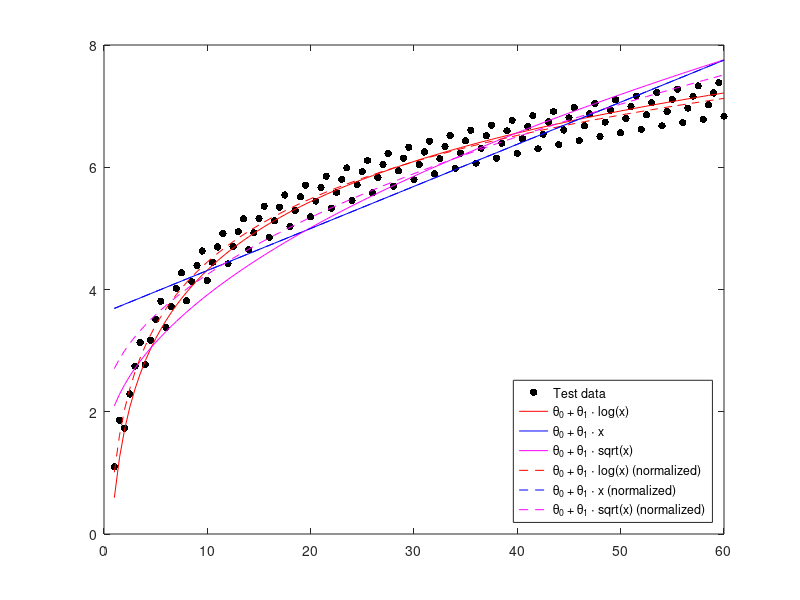
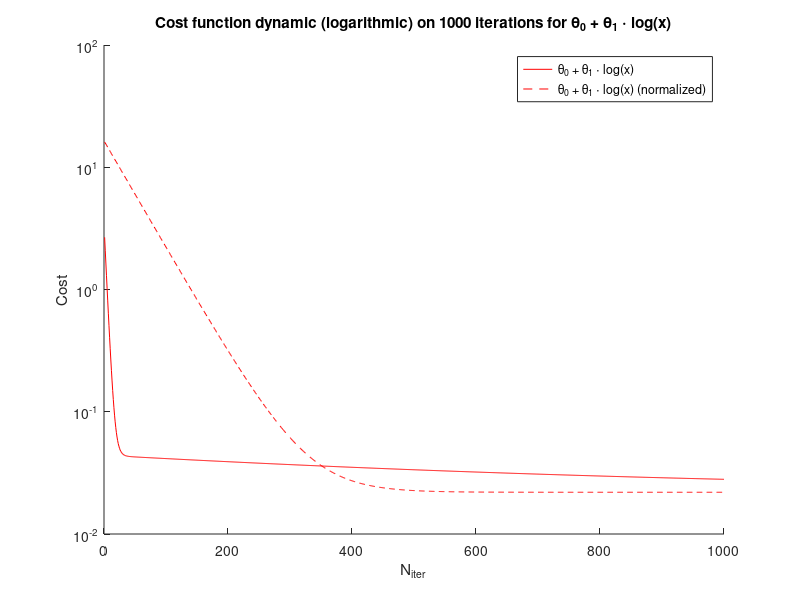
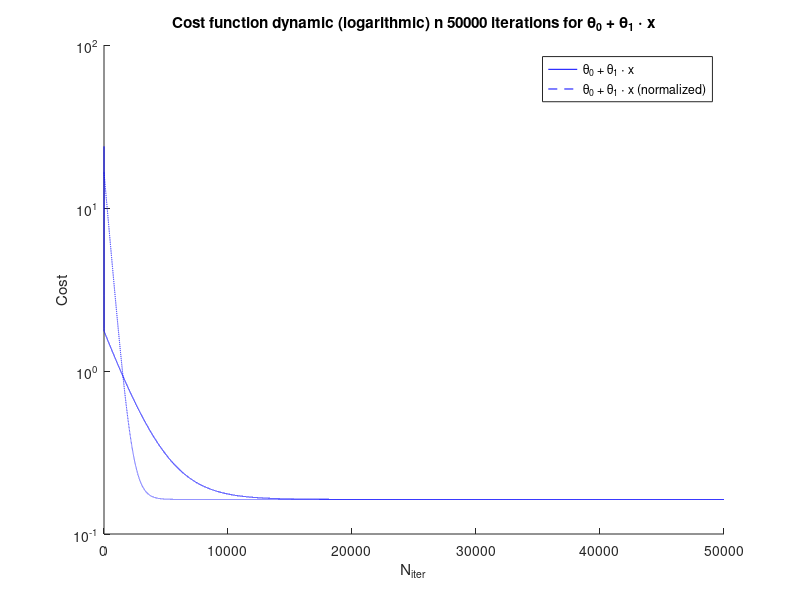
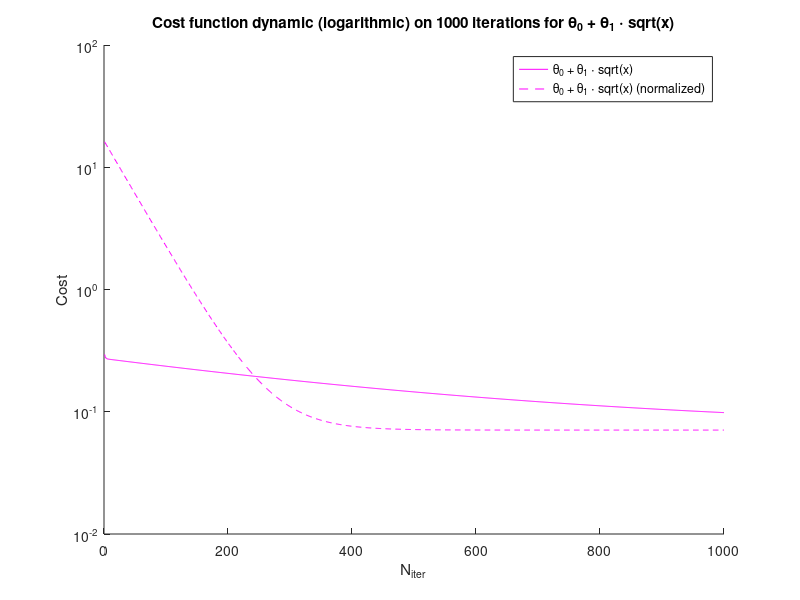

The MATLAB script that drew these images, in order:
close all force;
clear;
clc;

disp("--- You are running 'f01_simple_regression' file now ---")

% ------------------------ Functions ------------------------

function J = cost(X, y, theta)
    J = (1 / (2*rows(X))) * (norm(X*theta - y) ^ 2 );
endfunction

function [theta, J_history] = gradientDescent(X, y, theta, alpha, iteration_count)
    m = length(X);
    for i = 1:iteration_count
        theta = theta - (alpha / m) * X' * ( X * theta - y);
        J_history(i) = cost(X, y, theta);
    endfor
endfunction

function X_norm = featureNormalize(X)
    mu = mean(X);                     % we would've also needed to return mu and sigma if new values were to be predicted
    sigma = std(X);
    X_norm = (X - mu) ./ sigma;
endfunction

% -----------------------------------------------------------


x = [1:0.5:60]';
y = (1.5 * log(x) + log (rem(x, 2) + 2));              % some nice function :)
plot(x, y, '.k', 'marker', '.', 'markersize', 16);
m = length(x);                                         % count of training examples

                                 % Suppose we want to try approximating our function with three hypotheses:
X1 = [ones(m, 1), log(x)];       % 1) h_theta(x) = theta0 + theta1 * log(x)
X2 = [ones(m, 1), x];            % 2) h_theta(x) = theta0 + theta1 * x
X3 = [ones(m, 1), sqrt(x)];      % 3) h_theta(x) = theta0 + theta1 * sqrt(x)

% Same 3 hypotheses, now with normalized values
X1_norm = [ones(m, 1), featureNormalize(log(x))];
X2_norm = [ones(m, 1), featureNormalize(x)];
X3_norm = [ones(m, 1), featureNormalize(sqrt(x))];

theta = [0; 1];                  % Let's start with theta0 = 0 and theta1 = 0

alpha1 = 0.01;
iteration_count1 = 1000;

alpha2 = 0.001;
iteration_count2 = 50000;

alpha3 = 0.01;
iteration_count3 = 1000;

[theta1, J_history1] = gradientDescent(X1, y, theta, alpha1, iteration_count1);
[theta2, J_history2] = gradientDescent(X2, y, theta, alpha2, iteration_count2);
[theta3, J_history3] = gradientDescent(X3, y, theta, alpha3, iteration_count3);
[theta1_norm, J_history1_norm] = gradientDescent(X1_norm, y, theta, alpha1, iteration_count1);
[theta2_norm, J_history2_norm] = gradientDescent(X2_norm, y, theta, alpha2, iteration_count2);
[theta3_norm, J_history3_norm] = gradientDescent(X3_norm, y, theta, alpha3, iteration_count3);

hold on;                         % don't erase existing plot

plot(x, X1*theta1, '-r');
plot(x, X2*theta2, '-b');
plot(x, X3*theta3, '-m');
plot(x, X1_norm*theta1_norm, '--r');
plot(x, X2_norm*theta2_norm, '--b');
plot(x, X3_norm*theta3_norm, '--m');
legend('Test data','\theta_0 + \theta_1 \cdot log(x)','\theta_0 + \theta_1 \cdot x','\theta_0 + \theta_1 \cdot sqrt(x)', '\theta_0 + \theta_1 \cdot log(x) (normalized)','\theta_0 + \theta_1 \cdot x (normalized)','\theta_0 + \theta_1 \cdot sqrt(x) (normalized)', 'location', 'southeast');

fprintf('Cost for theta0 + theta1 * log(x) = %f\n', [cost(X1, y, theta1)]);
fprintf('Cost for theta0 + theta1 * log(x) (normalized) = %f\n', [cost(X1_norm, y, theta1_norm)]);
fprintf('Cost for theta0 + theta1 * x = %f\n', [cost(X2, y, theta2)]);
fprintf('Cost for theta0 + theta1 * x (normalized) = %f \n' , [cost(X2_norm, y, theta2_norm)]);
fprintf('Cost for theta0 + theta1 * sqrt(x) = %f\n', [cost(X3, y, theta3)]);
fprintf('Cost for theta0 + theta1 * sqrt(x) (normalized) = %f\n', [cost(X3_norm, y, theta3_norm)]);


figure (2);       % open new window
hold on;

iters1000 = [1:1000];
title('Cost function dynamic (logarithmic) on 1000 iterations for \theta_0 + \theta_1 \cdot log(x)');
xlabel('N_{iter}');
ylabel('Cost');
semilogy(iters1000, J_history1(1:1000), '-r');
semilogy(iters1000, J_history1_norm(1:1000), '--r');
legend('\theta_0 + \theta_1 \cdot log(x)', '\theta_0 + \theta_1 \cdot log(x) (normalized)');


figure (3);       % open new window
hold on;

iters50000 = [1:50000];
title('Cost function dynamic (logarithmic) n 50000 iterations for \theta_0 + \theta_1 \cdot x');
xlabel('N_{iter}');
ylabel('Cost');
semilogy(iters50000, J_history2(1:50000), '-b');
semilogy(iters50000, J_history2_norm(1:50000), '--b');

legend('\theta_0 + \theta_1 \cdot x', '\theta_0 + \theta_1 \cdot x (normalized)');


figure (4);       % open new window
hold on;

title('Cost function dynamic (logarithmic) on 1000 iterations for \theta_0 + \theta_1 \cdot sqrt(x)');
xlabel('N_{iter}');
ylabel('Cost');
semilogy(iters1000, J_history3(1:1000), '-m');
semilogy(iters1000, J_history3_norm(1:1000), '--m');
legend('\theta_0 + \theta_1 \cdot sqrt(x)','\theta_0 + \theta_1 \cdot sqrt(x) (normalized)');
